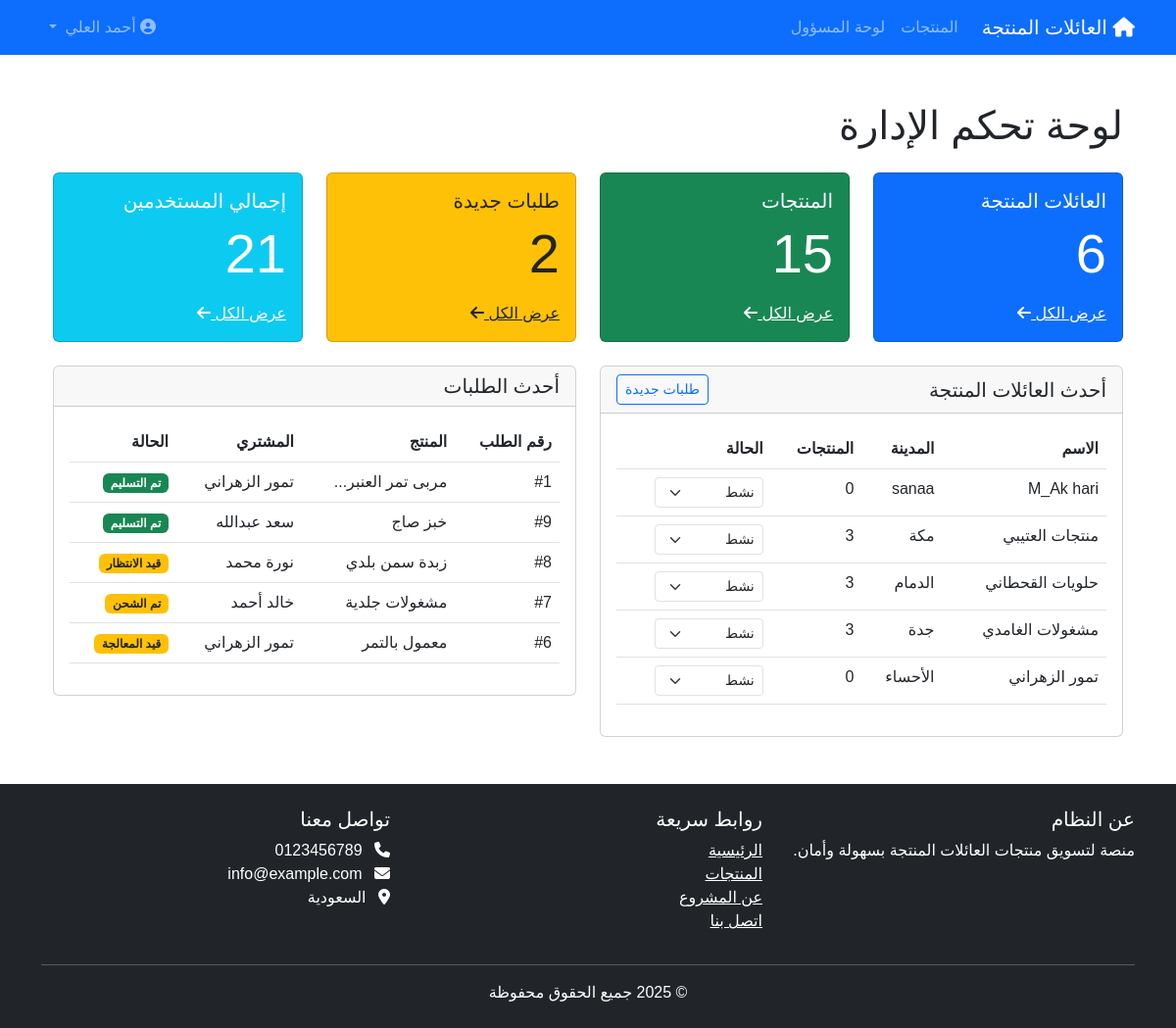
/admin/dashboard.php (signed in), run on the app's committed database.
### tables this page shows
CREATE TABLE `users` (
  `id` int NOT NULL AUTO_INCREMENT,
  `full_name` varchar(100) NOT NULL,
  `email` varchar(100) NOT NULL,
  `password` varchar(255) NOT NULL,
  `user_type` enum('user','family','admin') NOT NULL,
  `city` varchar(100) DEFAULT NULL,
  `phone` varchar(20) DEFAULT NULL,
  `status` enum('active','pending','blocked') DEFAULT 'pending',
  `approval_status` enum('pending','approved','rejected') DEFAULT 'pending',
  `created_at` datetime DEFAULT CURRENT_TIMESTAMP,
  PRIMARY KEY (`id`),
  UNIQUE KEY `email` (`email`)
);

CREATE TABLE `orders` (
  `id` int NOT NULL AUTO_INCREMENT,
  `buyer_id` int DEFAULT NULL,
  `seller_id` int DEFAULT NULL,
  `product_id` int DEFAULT NULL,
  `quantity` int DEFAULT NULL,
  `total_price` decimal(10,2) DEFAULT NULL,
  `payment_method` varchar(50) DEFAULT NULL,
  `delivery_method` varchar(50) DEFAULT NULL,
  `status` enum('pending','processing','shipped','delivered','cancelled') DEFAULT 'pending',
  `order_date` datetime DEFAULT CURRENT_TIMESTAMP,
  PRIMARY KEY (`id`),
  KEY `buyer_id` (`buyer_id`),
  KEY `seller_id` (`seller_id`),
  KEY `product_id` (`product_id`),
  CONSTRAINT `orders_ibfk_1` FOREIGN KEY (`buyer_id`) REFERENCES `users` (`id`),
  CONSTRAINT `orders_ibfk_2` FOREIGN KEY (`seller_id`) REFERENCES `users` (`id`),
  CONSTRAINT `orders_ibfk_3` FOREIGN KEY (`product_id`) REFERENCES `products` (`id`)
);

CREATE TABLE `products` (
  `id` int NOT NULL AUTO_INCREMENT,
  `name` varchar(100) NOT NULL,
  `description` text,
  `image` varchar(255) DEFAULT NULL,
  `price` decimal(10,2) DEFAULT NULL,
  `quantity` int DEFAULT '1',
  `category_id` int DEFAULT NULL,
  `type_id` int DEFAULT NULL,
  `family_id` int DEFAULT NULL,
  `status` enum('available','out_of_stock','archived') DEFAULT 'available',
  `created_at` datetime DEFAULT CURRENT_TIMESTAMP,
  PRIMARY KEY (`id`),
  KEY `category_id` (`category_id`),
  KEY `type_id` (`type_id`),
  KEY `family_id` (`family_id`),
  CONSTRAINT `products_ibfk_1` FOREIGN KEY (`category_id`) REFERENCES `categories` (`id`),
  CONSTRAINT `products_ibfk_2` FOREIGN KEY (`type_id`) REFERENCES `product_types` (`id`),
  CONSTRAINT `products_ibfk_3` FOREIGN KEY (`family_id`) REFERENCES `users` (`id`)
);

### includes/auth.php (called while the page is built, shortened)
<?php
require_once __DIR__ . '/functions.php';
function isLoggedIn() {
    return isset($_SESSION['user_id']);
}
function isAdmin() {
    return isLoggedIn() && $_SESSION['user_type'] === 'admin';
}

### includes/functions.php (called while the page is built, shortened)
<?php
function getOrderStatusText($status) {
    return [
        'pending' => 'قيد الانتظار',
        'processing' => 'قيد المعالجة',
        'shipped' => 'تم الشحن',
        'delivered' => 'تم التسليم',
        'cancelled' => 'ملغى'
    ][$status] ?? $status;
}
function textExcerpt($text, $length = 100) {
    return mb_strlen($text) > $length ? mb_substr($text, 0, $length) . '...' : $text;
}

### admin/dashboard.php (the view, shortened to what this page needs)
<?php
require_once __DIR__ . '/../includes/auth.php';
require_once __DIR__ . '/../config/db.php';
try {
    $families_count = $pdo->query("SELECT COUNT(*) FROM users WHERE user_type = 'family'")->fetchColumn();
    $products_count = $pdo->query("SELECT COUNT(*) FROM products")->fetchColumn();
    $new_orders = $pdo->query("SELECT COUNT(*) FROM orders WHERE status = 'pending'")->fetchColumn();
    $new_families = $pdo->query("
        SELECT u.*, COUNT(p.id) as products_count
        FROM users u
        LEFT JOIN products p ON u.id = p.family_id
        WHERE u.user_type = 'family'
        GROUP BY u.id
        ORDER BY u.created_at DESC
        LIMIT 5
    ")->fetchAll();
    $recent_orders = $pdo->query("
        SELECT o.*, u.full_name as buyer_name, p.name as product_name
        FROM orders o
        JOIN users u ON o.buyer_id = u.id
        JOIN products p ON o.product_id = p.id
        ORDER BY o.order_date DESC
        LIMIT 5
    ")->fetchAll();
} catch (PDOException $e) {
    error_log("Dashboard error: " . $e->getMessage());
    $error = "حدث خطأ في جلب البيانات";
}
include '../includes/header.php';
?>
<div class="container mt-5">
    <h1 class="mb-4">لوحة تحكم الإدارة</h1>
    <div class="row mb-4">
        <div class="col-md-3">
            <div class="card bg-primary text-white">
                <div class="card-body">
                    <h5 class="card-title">العائلات المنتجة</h5>
                    <p class="card-text display-4"><?= $families_count ?? 0 ?></p>
                    <a href="manage_families.php" class="text-white">عرض الكل <i class="fas fa-arrow-left"></i></a>
                </div>
            </div>
        </div>
        <div class="col-md-3">
            <div class="card bg-success text-white">
                <div class="card-body">
                    <h5 class="card-title">المنتجات</h5>
                    <p class="card-text display-4"><?= $products_count ?? 0 ?></p>
                    <a href="manage_products.php" class="text-white">عرض الكل <i class="fas fa-arrow-left"></i></a>
                </div>
            </div>
        </div>
        <div class="col-md-3">
            <div class="card bg-warning text-dark">
                <div class="card-body">
                    <h5 class="card-title">طلبات جديدة</h5>
                    <p class="card-text display-4"><?= $new_orders ?? 0 ?></p>
                    <a href="manage_orders.php" class="text-dark">عرض الكل <i class="fas fa-arrow-left"></i></a>
                </div>
            </div>
        </div>
        <div class="col-md-3">
            <div class="card bg-info text-white">
                <div class="card-body">
                    <h5 class="card-title">إجمالي المستخدمين</h5>
                    <p class="card-text display-4"><?= ($families_count + $products_count) ?? 0 ?></p>
                    <a href="manage_users.php" class="text-white">عرض الكل <i class="fas fa-arrow-left"></i></a>
                </div>
            </div>
        </div>
    </div>
    <div class="row mb-4">
        <div class="col-md-6">
            <div class="card">
                <div class="card-header d-flex justify-content-between align-items-center">
                    <h5 class="mb-0">أحدث العائلات المنتجة</h5>
                    <a href="approve_families.php" class="btn btn-sm btn-outline-primary">طلبات جديدة</a>
                </div>
                <div class="card-body">
                    <div class="table-responsive">
                        <table class="table table-hover">
                            <thead>
                                <tr>
                                    <th>الاسم</th>
                                    <th>المدينة</th>
                                    <th>المنتجات</th>
                                    <th>الحالة</th>
                                </tr>
                            </thead>
                            <tbody>
                                <?php foreach($new_families ?? [] as $family): ?>
                                <tr>
                                    <td><?= htmlspecialchars($family['full_name']) ?></td>
                                    <td><?= htmlspecialchars($family['city']) ?></td>
                                    <td><?= $family['products_count'] ?></td>
                                    <td>
                                        <form method="post" class="status-form">
                                            <select name="new_status" class="form-select form-select-sm status-select"
                                                    style="width: auto; display: inline-block;">
                                                <option value="active" <?= $family['status'] === 'active' ? 'selected' : '' ?>>نشط</option>
                                            </select>
                                        </form>
                                    </td>
                                </tr>
                                <?php endforeach; ?>
                            </tbody>
                        </table>
                    </div>
                </div>
            </div>
        </div>
        <div class="col-md-6">
            <div class="card">
                <div class="card-header">
                    <h5 class="mb-0">أحدث الطلبات</h5>
                </div>
                <div class="card-body">
                    <div class="table-responsive">
                        <table class="table table-hover">
                            <thead>
                                <tr>
                                    <th>رقم الطلب</th>
                                    <th>المنتج</th>
                                    <th>المشتري</th>
                                    <th>الحالة</th>
                                </tr>
                            </thead>
                            <tbody>
                                <?php foreach($recent_orders ?? [] as $order): ?>
                                <tr>
                                    <td>#<?= $order['id'] ?></td>
                                    <td><?= textExcerpt(htmlspecialchars($order['product_name']), 15) ?></td>
                                    <td><?= textExcerpt(htmlspecialchars($order['buyer_name']), 15) ?></td>
                                    <td>
                                        <span class="badge <?=
                                            $order['status'] === 'delivered' ? 'bg-success' :
                                            ($order['status'] === 'cancelled' ? 'bg-danger' : 'bg-warning text-dark')
                                        ?>">
                                            <?= getOrderStatusText($order['status']) ?>
                                        </span>
                                    </td>
                                </tr>
                                <?php endforeach; ?>
                            </tbody>
                        </table>
                    </div>
                </div>
            </div>
        </div>
    </div>
</div>
<?php include '../includes/footer.php'; ?>

### includes/header.php (shortened to what this page needs)
<?php
require_once __DIR__ . '/../includes/functions.php';
require_once __DIR__ . '/../includes/auth.php';
?>
<!DOCTYPE html>
<html lang="ar" dir="rtl">
<head>
    <link rel="stylesheet" href="https://cdn.jsdelivr.net/npm/bootstrap@5.3.0/dist/css/bootstrap.rtl.min.css">
    <link rel="stylesheet" href="https://cdnjs.cloudflare.com/ajax/libs/font-awesome/6.4.0/css/all.min.css">
    <link rel="stylesheet" href="/assets/css/style.css">
</head>
<body>
<nav class="navbar navbar-expand-lg navbar-dark bg-primary">
    <div class="container">
        <a class="navbar-brand" href="/ene/public/index.php"><i class="fas fa-home"></i> العائلات المنتجة</a>
        <div class="collapse navbar-collapse" id="navbarNav">
            <ul class="navbar-nav me-auto">
                <li class="nav-item"><a class="nav-link" href="/ene/public/products.php">المنتجات</a></li>
                <?php if (isLoggedIn()): ?>
                    <?php if (isAdmin()): ?>
                        <li class="nav-item"><a class="nav-link" href="/ene/admin/dashboard.php">لوحة المسؤول</a></li>
                    <?php elseif (isFamily()): ?>
                        <li class="nav-item"><a class="nav-link" href="/ene/family/dashboard.php">لوحتي</a></li>
                    <?php else: ?>
                        <li class="nav-item"><a class="nav-link" href="/ene/user/dashboard.php">لوحتي</a></li>
                    <?php endif; ?>
                <?php endif; ?>
            </ul>
            <ul class="navbar-nav">
                <?php if (isLoggedIn()): ?>
                    <li class="nav-item dropdown">
                        <a class="nav-link dropdown-toggle" href="#" role="button" data-bs-toggle="dropdown">
                            <i class="fas fa-user-circle"></i> <?= htmlspecialchars($_SESSION['full_name'] ?? '') ?>
                        </a>
                    </li>
                <?php else: ?>
                    <li class="nav-item"><a class="nav-link" href="/ene/public/login.php">تسجيل الدخول</a></li>
                    <li class="nav-item"><a class="nav-link" href="/ene/public/register.php">تسجيل جديد</a></li>
                <?php endif; ?>
            </ul>
        </div>
    </div>
</nav>
<main class="container my-5">

### includes/footer.php (shortened to what this page needs)
</main>
<footer class="bg-dark text-white py-4 mt-5">
    <div class="container">
        <div class="row">
            <div class="col-md-4">
                <h5>عن النظام</h5>
                <p>منصة لتسويق منتجات العائلات المنتجة بسهولة وأمان.</p>
            </div>
            <div class="col-md-4">
                <h5>روابط سريعة</h5>
                <ul class="list-unstyled">
                    <li><a href="/ene/public/index.php" class="text-white">الرئيسية</a></li>
                    <li><a href="/ene/public/products.php" class="text-white">المنتجات</a></li>
                    <li><a href="/ene/public/about.php" class="text-white">عن المشروع</a></li>
                    <li><a href="/ene/public/contact.php" class="text-white">اتصل بنا</a></li>
                </ul>
            </div>
            <div class="col-md-4">
                <h5>تواصل معنا</h5>
                <ul class="list-unstyled">
                    <li><i class="fas fa-phone me-2"></i> 0123456789</li>
                    <li><i class="fas fa-envelope me-2"></i> info@example.com</li>
                    <li><i class="fas fa-map-marker-alt me-2"></i> السعودية</li>
                </ul>
            </div>
        </div>
        <hr>
        <div class="text-center">
            &copy; <?= date('Y') ?> جميع الحقوق محفوظة
        </div>
    </div>
</footer>
</body>
</html>

### assets/css/style.css (style rules this page uses)
body { font-family: 'Cairo', sans-serif; direction: rtl; }

### data on the page
users: full_name "M_Ak hari", city "sanaa", products_count "0", new_status "نشط"
users: full_name "منتجات العتيبي", city "مكة", products_count "3", new_status "نشط"
users: full_name "حلويات القحطاني", city "الدمام", products_count "3", new_status "نشط"
users: full_name "مشغولات الغامدي", city "جدة", products_count "3", new_status "نشط"
users: full_name "تمور الزهراني", city "الأحساء", products_count "0", new_status "نشط"
orders: id "1", product.name "مربى تمر العنبر...", buyer.full_name "تمور الزهراني", status "تم التسليم"
orders: id "9", product.name "خبز صاج", buyer.full_name "سعد عبدالله", status "تم التسليم"
orders: id "8", product.name "زبدة سمن بلدي", buyer.full_name "نورة محمد", status "قيد الانتظار"
orders: id "7", product.name "مشغولات جلدية", buyer.full_name "خالد أحمد", status "تم الشحن"
orders: id "6", product.name "معمول بالتمر", buyer.full_name "تمور الزهراني", status "قيد المعالجة"

### other printed values
$_SESSION['full_name'] "أحمد العلي"
$families_count "6"
$products_count "15"
$new_orders "2"
$families_count + $products_count "21"
